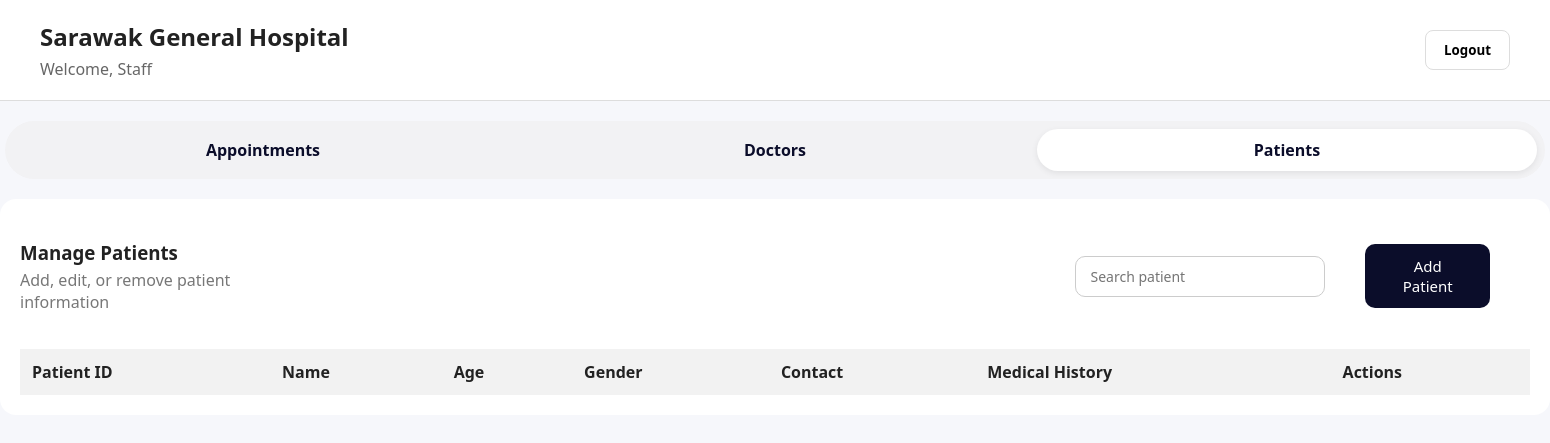
The page /appointment/managePatient.php on the database as committed earlier.
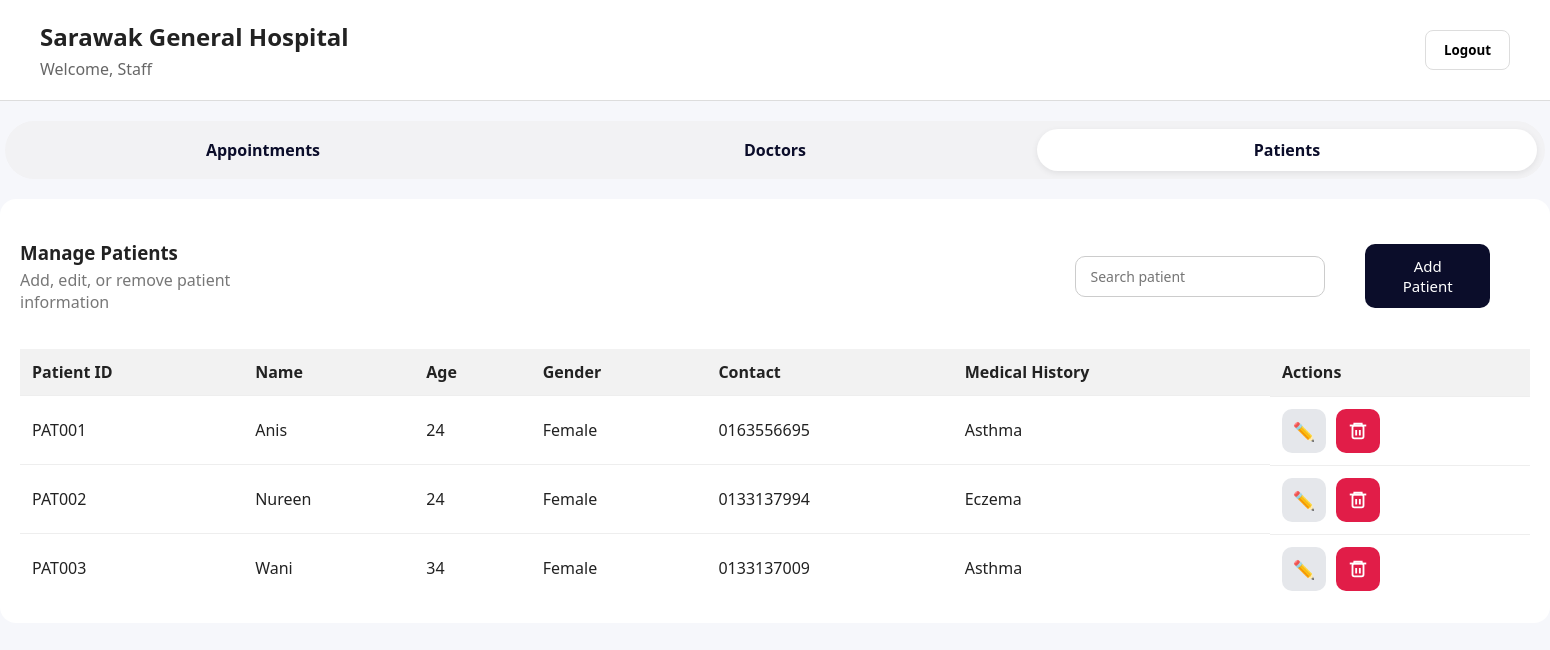
The same page on the database as committed later.
### tables this page shows
CREATE TABLE `patient` (
  `patientID` varchar(10) NOT NULL,
  `name` varchar(500) NOT NULL,
  `age` varchar(100) NOT NULL,
  `gender` varchar(40) NOT NULL,
  `contactNumber` varchar(50) NOT NULL,
  `medicalHistory` varchar(500) NOT NULL
);

### appointment/managePatient.php (the view, shortened to what this page needs)
<?php
include '../db/dbcon.php';
$patients = $conn->query("SELECT * FROM patient")->fetch_all(MYSQLI_ASSOC);
?>
<!DOCTYPE html>
    <head>
        <link rel="stylesheet" href="../css/patStyle.css"/>
    </head>
    <body>
        <div class = "header">
            <div>
                <h1>Sarawak General Hospital</h1>
                <p>Welcome, <?= htmlspecialchars($_SESSION['fullname'] ?? 'Staff'); ?></p>
            </div>
            <form method = "post" action = "../auth/logout.php">
                <button type = "Submit">Logout</button>
            </form>
        </div>
        <div class="topnav">
            <a href="manageAppointment.php">Appointments</a>
            <a href="manageDoctor.php">Doctors</a>
            <a class="active" href="managePatient.php">Patients</a>
        </div>
        <div class="cardheader">
            <div class="card-header">
                <div>
                    <h3>Manage Patients</h3>
                    <p>Add, edit, or remove patient information</p>
                </div>
                <div class="search-bar">
                    <input type="text" id="searchInput" placeholder="Search patient">
                </div>
                <div class = "button_add_ptn">
                    <button onclick = "formAddPtn()">Add Patient</button>
                </div>
            </div>
            <table class="patient-table">
                <thead>
                <tr>
                    <th>Patient ID</th>
                    <th>Name</th>
                    <th>Age</th>
                    <th>Gender</th>
                    <th>Contact</th>
                    <th>Medical History</th>
                    <th>Actions</th>
                </tr>
                </thead>
                <tbody>
                    <?php foreach ($patients as $p): ?>
                    <tr>
                        <td><?= $p['patientID'] ?></td>
                        <td><?= $p['name'] ?></td>
                        <td><?= $p['age'] ?></td>
                        <td><?= $p['gender'] ?></td>
                        <td><?= $p['contactNumber'] ?></td>
                        <td><?= $p['medicalHistory'] ?></td>
                        <td class="actions">
                            <button class="btn-edit"
                                onclick="openEditPtn(
                                    '<?= $p['patientID'] ?>',
                                    '<?= htmlspecialchars($p['name']) ?>',
                                    '<?= $p['age'] ?>',
                                    '<?= $p['gender'] ?>',
                                    '<?= htmlspecialchars($p['contactNumber']) ?>',
                                    '<?= htmlspecialchars($p['medicalHistory']) ?>'
                                )">
                                ✏️
                            </button>
                            <a href="managePatient.php?delete_patient=<?= $p['patientID'] ?>"
                            class="btn-delete" onclick="return confirm('Delete this patient?')" title="Delete Patient">
                                <svg width="22" height="22" viewBox="0 0 24 24" fill="none">
                                    <path d="M3 6h18" stroke="white" stroke-width="2"/>
                                    <path d="M8 6v-2h8v2" stroke="white" stroke-width="2"/>
                                    <rect x="6" y="6" width="12" height="14" rx="2" stroke="white" stroke-width="2"/>
                                    <path d="M10 11v6M14 11v6" stroke="white" stroke-width="2"/>
                                </svg>
                            </a>
                        </td>
                    </tr>
                    <?php endforeach; ?>
                </tbody>
            </table>
        </div>
    </body>
</html>

Rows that differ between the two databases and show on the page:
added patient: patientID "PAT001", name "Anis", age "24", gender "Female", contactNumber "0163556695", medicalHistory "Asthma"
added patient: patientID "PAT002", name "Nureen", age "24", gender "Female", contactNumber "0133137994", medicalHistory "Eczema"
added patient: patientID "PAT003", name "Wani", age "34", gender "Female", contactNumber "0133137009", medicalHistory "Asthma"
